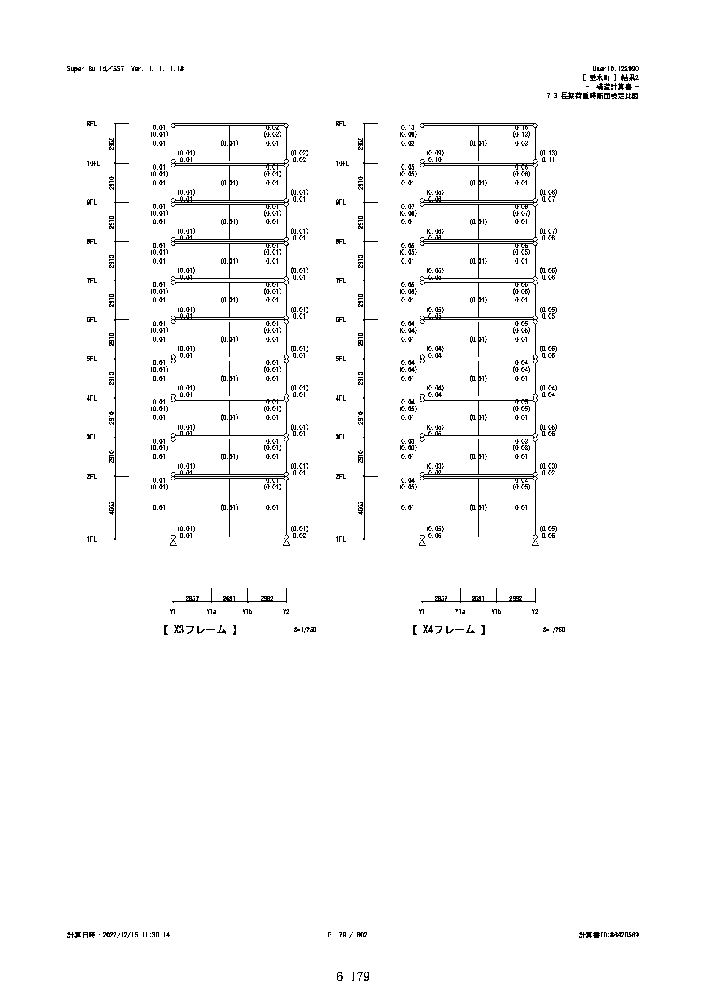
#> input picture page179.png, 706 x 999 px, shrunk from 1653 x 2339 before the run
$ python PdfOCR.py
#> lines starting #> are read from the running program, lines starting #| are printed output that depends on the picture; after the words box and inside, x2 and y2 are one past the last pixel; in counts of white or black regions, pixels touching at a corner belong together
# 各種インポート
import os
import cv2
import numpy as np
import matplotlib.pyplot as plt


# 直線検出する画像
input_file = 'page179.png'  # ここを変更
# 直掩検出と除去をしたい画像のファイル名を入力します

# 画像の読み込み
img = cv2.imread(input_file)
#> img is the input picture: shape (999, 706, 3); 97.4% white; black in thin lines or dots, all inside (x1, y1, x2, y2) = (67, 66, 639, 981)

print('【直線を検出中・・・】直線検出する画像')
plt.imshow(cv2.cvtColor(img, cv2.COLOR_BGR2RGB))
plt.show()

# モノクロ・グレースケール画像へ変換（2値化前の画像処理）
img_gray = cv2.cvtColor(img, cv2.COLOR_BGR2GRAY)

# 2値化（Binarization）：白（1）黒（0）のシンプルな2値画像に変換
retval, img_binary = cv2.threshold(img_gray, 0, 255, cv2.THRESH_BINARY_INV + cv2.THRESH_OTSU)
#> retval = 0
# plt.imshow(img_binary)
print('【直線を検出中・・・】2値化処理画像 - Binarization')
plt.imshow(cv2.cvtColor(img_binary, cv2.COLOR_BGR2RGB))
plt.show()

# 2値化画像で行う
# rho：画素単位で計算
# theta：ラジアン単位で計算
# threshold：直線とみなされるのに必要な最低限の点の数を意味するしきい値。
# 確率的ハフ変換：
# minLineLength：検出する直線の最小の長さを表します。この値より短い線分は検出されません
# maxLineGap：二つの点を一つの直線とみなす時に許容される最大の長さを表します
# この値より小さい二つの点は一つの直線とみなされます
# 必要に応じてパラメータの数値を変更してください
lines = cv2.HoughLinesP(img_binary, rho=1, theta=np.pi/360, threshold=15, minLineLength=60, maxLineGap=5.4)
#> lines = 49 rows, first 6: [424, 239, 554, 239], [286, 276, 286, 123], [478, 536, 478, 123], [229, 536, 229, 123], [535, 276, 535, 123], [115, 539, 115, 123]

if lines is None:  # 直線が検出されない場合
    print('\n【直線の検出結果】')
    print('　直線は検出されませんでした。')
    file_name = os.path.splitext(os.path.basename(input_file))[0]
    cv2.imwrite(f'line_cut_{file_name}.png', img)
else:  # 直線が検出された場合
    print('\n【直線の検出結果】')
    print('　直線が検出されました。検出した直線を削除します。')
    for line in lines:
        x1, y1, x2, y2 = line[0]
        # 検出した直線に赤線を引く
        red_lines_img = cv2.line(img, (x1, y1), (x2, y2), (0, 0, 255), 1)
#> this loop made 49 passes
#> (x1, y1, x2, y2) on passes 1 to 12: (424, 239, 554, 239), (286, 276, 286, 123), (478, 536, 478, 123), (229, 536, 229, 123), (535, 276, 535, 123), (115, 539, 115, 123), (364, 539, 364, 123), (172, 476, 286, 476), (424, 400, 537, 400), (421, 476, 484, 476), (451, 241, 534, 241), (210, 123, 285, 123)
#> pass 3, `red_lines_img = cv2.line(img, (x1, y1), (x2, y2), (0, 0, 255), 1)`:
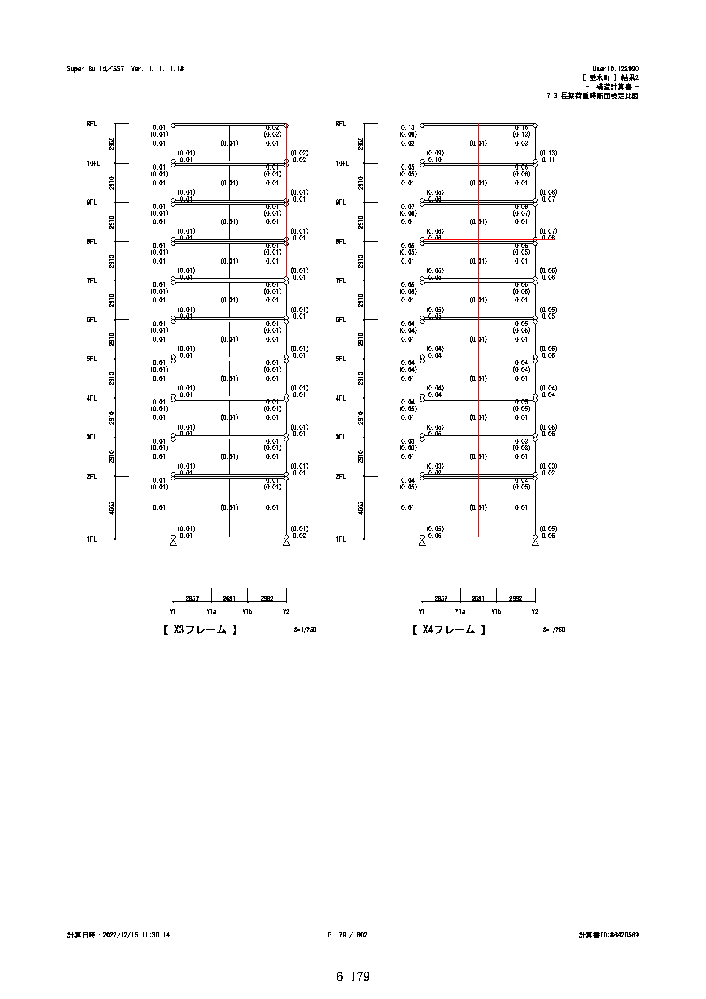
#> red_lines_img: shape (999, 706, 3); mean B, G, R 248.4, 248.4, 248.7
#> after the loop:
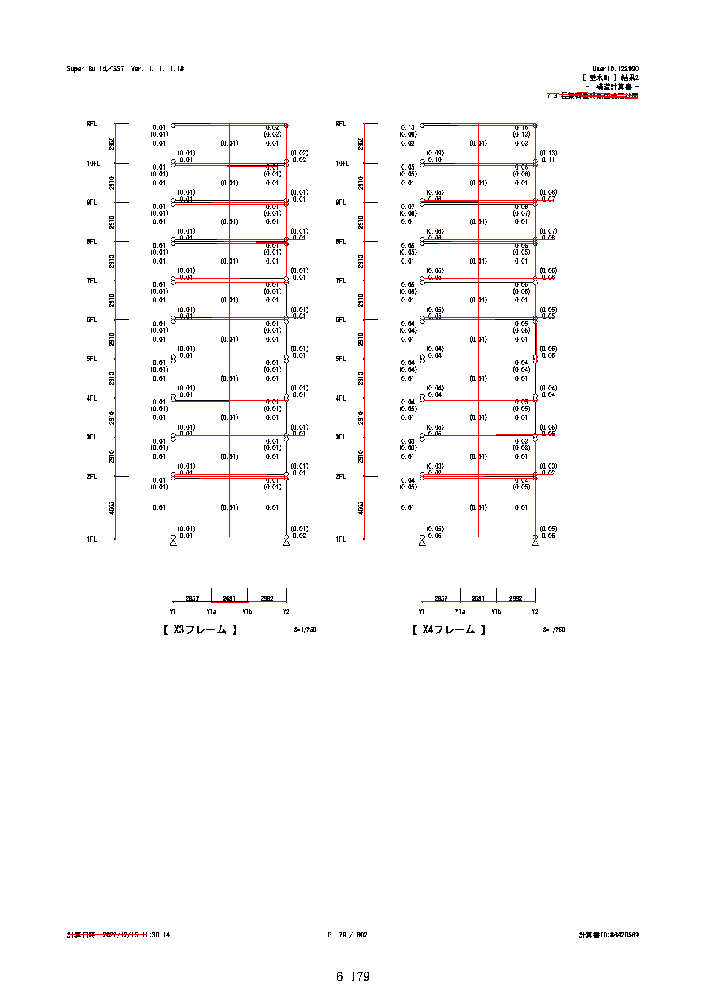
#> img: shape (999, 706, 3); 0.87% of pixels changed, all inside (x1, y1, x2, y2) = (68, 92, 638, 935)
    print('\n【直線検出部位の視覚化】')
    print('　赤色部分が検出できた直線。')
    plt.imshow(cv2.cvtColor(red_lines_img, cv2.COLOR_BGR2RGB))
    plt.show()

    for line in lines:
        x1, y1, x2, y2 = line[0]
        # 検出した直線を消す（白で線を引く）：2値化した際に黒で表示される
        no_lines_img = cv2.line(img, (x1, y1), (x2, y2), (255, 255, 255), 1)

        # 直線を除去した画像を元のファイル名の頭に「line_cut_」をつけて保存。「0」を指定でファイル名を取得
        file_name = os.path.splitext(os.path.basename(input_file))[0]
        cv2.imwrite(f'line_cut_{file_name}.png', no_lines_img)
#> this loop made 49 passes
#> pass 3, `no_lines_img = cv2.line(img, (x1, y1), (x2, y2), (255, 255, 255), 1)`:
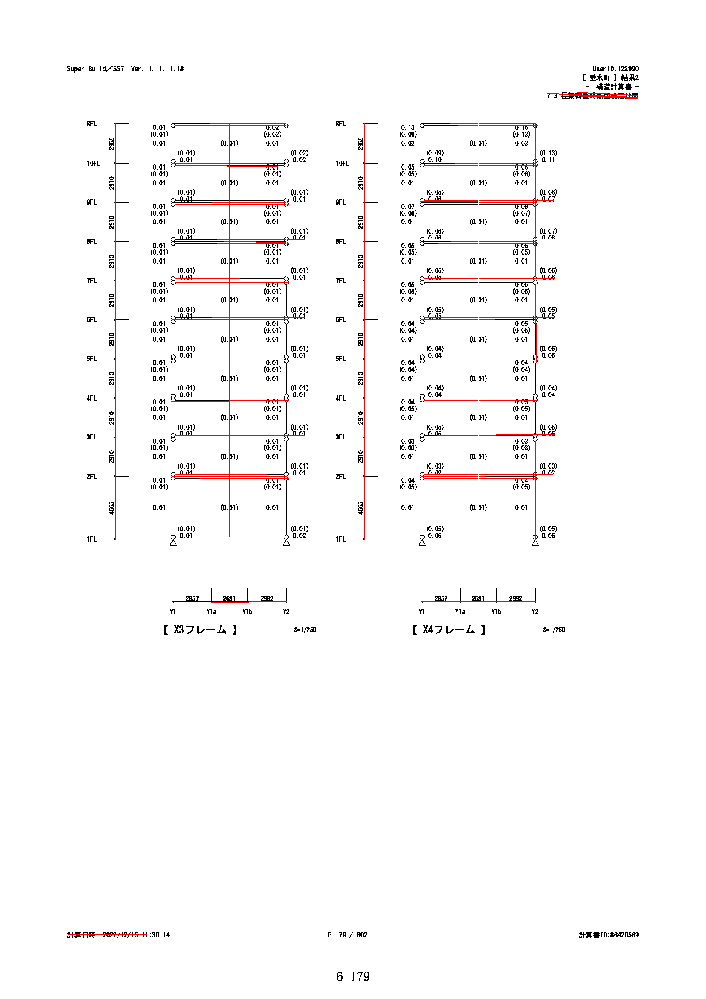
#> no_lines_img: shape (999, 706, 3); mean B, G, R 248.4, 248.4, 250.4
#> after the loop:
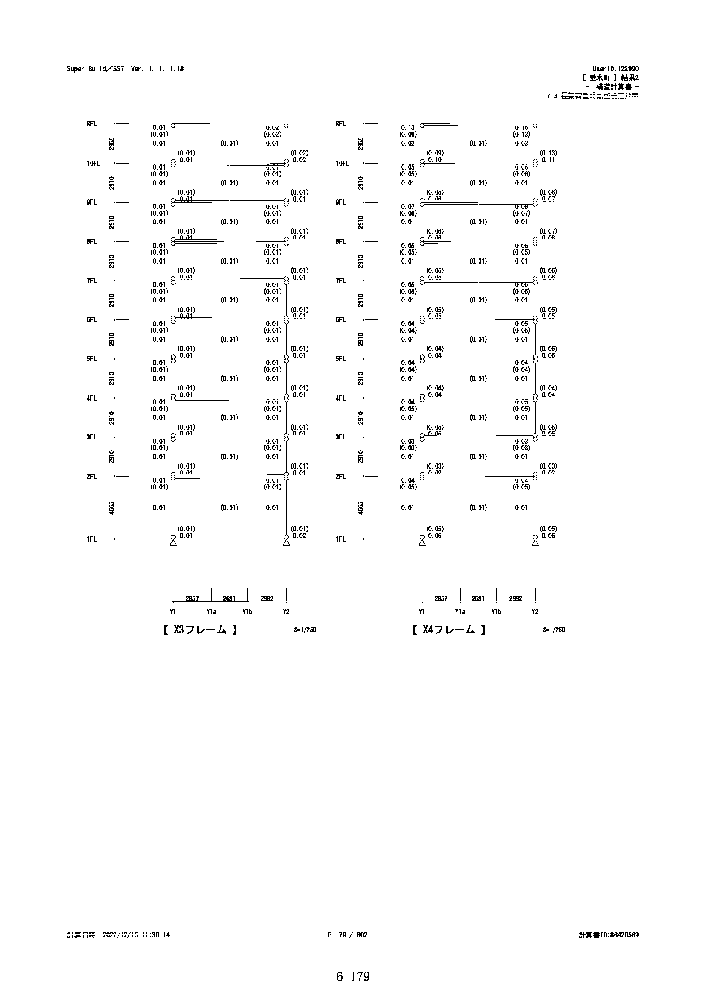
#> img: shape (999, 706, 3); 98.2% white; black in thin lines or dots, all inside (x1, y1, x2, y2) = (67, 66, 639, 981)
    print('\n【直線検出部位の削除結果：元の画像から削除】')
    print('　白色部分が検出した直線を消した場所（背景が白の場合は区別できません）。')
    plt.imshow(cv2.cvtColor(no_lines_img, cv2.COLOR_BGR2RGB))
    plt.show()

    line_cut_input_file = f'line_cut_{file_name}.png'
#> line_cut_input_file = 'line_cut_page179.png'
    img = cv2.imread(line_cut_input_file)
    img_gray = cv2.cvtColor(img, cv2.COLOR_BGR2GRAY)

    # 2値化（Binarization）：白（1）黒（0）のシンプルな2値画像に変換
    retval, img_binary = cv2.threshold(img_gray, 0, 255, cv2.THRESH_BINARY_INV + cv2.THRESH_OTSU)
    print('\n【直線検出部位の削除結果：2値化処理画像 - Binarization】')
    print('　直線を除去した結果。')
    plt.imshow(cv2.cvtColor(img_binary, cv2.COLOR_BGR2RGB))
    plt.show()


# 直線検出した画像などの削除：
# 保存したい場合は、ここをコメントアウト（または削除）すると画像を保存できます。
file_name = os.path.splitext(os.path.basename(input_file))[0]
os.remove(f'line_cut_{file_name}.png')


print('\n\n＊　直線を上手く検出できない場合は「cv2.HoughLinesP」のパラメータを変更してみてください。')
